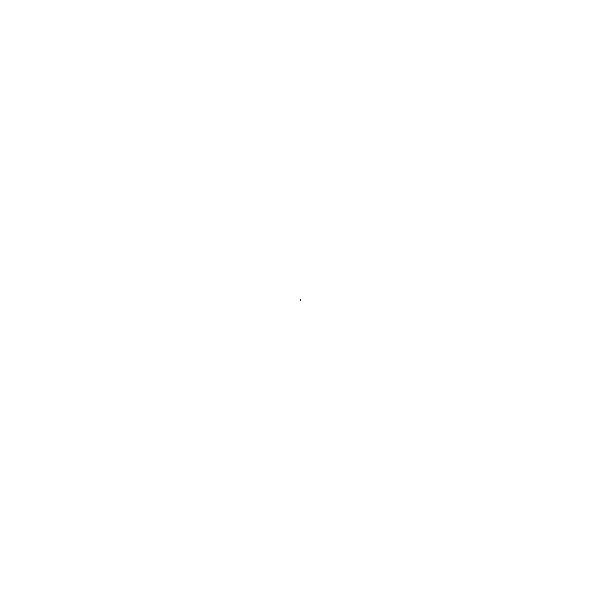
Frame 1 (no input)
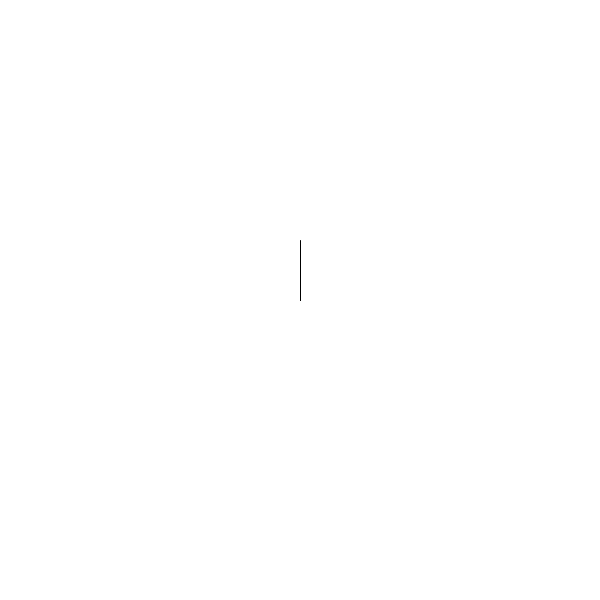
Frame 60 (the mouse pressed at the canvas centre just before this capture)
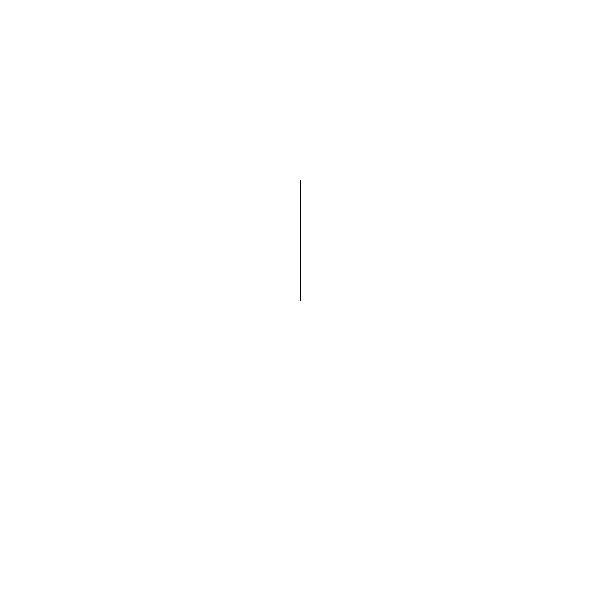
Frame 120 (the mouse held since frame 60 and released just before this capture)

The Processing sketch that drew these frames (run headless with seeded random() and noise(); from frame 60 on, the mouse is pressed at the canvas centre):

// Processing sketch: fractals86__Object_Oriented_Tree
// ── fractals86__Object_Oriented_Tree.pde
ArrayList<Branch> tree ;
ArrayList<Leaf> leaves;

void setup() {
  size(600, 600);
  background(255);
  tree = new ArrayList<Branch>();
  leaves = new ArrayList<Leaf>();
  Branch  b = new Branch(new PVector(width/2, height/2), new PVector (0, -1), 200);
  tree.add(b);
}

void draw() {
  for (int i = tree.size()-1; i >= 0; i -- ) {
    Branch b = tree.get(i);
    b.update();
    b.render();
    if(b.timeToBranch()){
      if(tree.size()< 1024){
        tree.add(b.branch(30));
        tree.add(b.branch(-25));
      } else {
        leaves.add(new Leaf(b.e));
      }
    }
  }
  for (Leaf leaf: leaves){
    leaf.show();
  }
}
// ── Leaf.pde
class Leaf {
  PVector pos;
  
  Leaf(PVector l_){
    pos = l_.get();
    
  }
  
  void show(){
    noStroke();
    fill(50,100);
    ellipse(pos.x, pos.y,4,4);
  }
}
// ── branch.pde
class Branch{
  PVector s , e ,vel ;
  float timer  , timeStart , xoff ;
  
  boolean grow = true ;
  
  Branch(PVector s_ , PVector v_, float n_){
      s = s_.get() ;
      e = s_.get();
      vel = v_.get();
      xoff = 0 ;
      timeStart = n_ ;
      timer = timeStart ;
  }
  void update(){
    if(grow){
      
      float n = noise(xoff)*100 ;
      //vel.add(0, n);
      e.add(vel);
    }
    
    xoff += 0.01; 
  }
  
  void render(){
    stroke(0);
    line(s.x,s.y,e.x,e.y);
  }
  
  boolean timeToBranch(){
    timer --;
    if(timer < 0 &&  grow){
      grow = false; 
      return true ;
    }else {
      return false ;
    }
  }
  
  Branch branch(float a_){
    float t = vel.heading2D();
    float mag = vel.mag();
    t += radians(a_);
    PVector nVel = new PVector(mag*cos(t),mag*sin(t));
    return new Branch(e , nVel ,timeStart*0.68f );
  }
  

}
